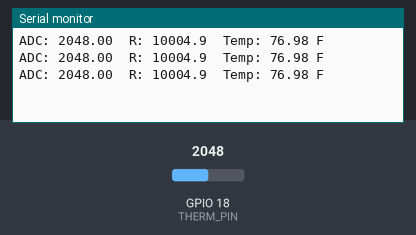
A program run on a simulated ESP32-S3. Parts: the last lines printed to the serial monitor. Inputs (shaded band) come from the test bench; at power-on: GPIO 18 (THERM_PIN) = 2048 (analog values on the 0–4095 scale).

Above: at 1.7 s.
1.8 s: GPIO 18 (THERM_PIN) set to 2866
At 2.7 s:
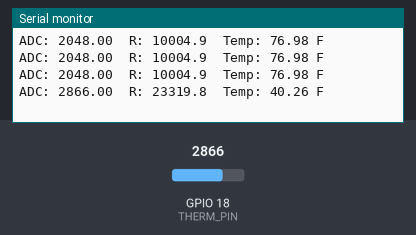
3.3 s: GPIO 18 (THERM_PIN) set to 3603
At 3.8 s:
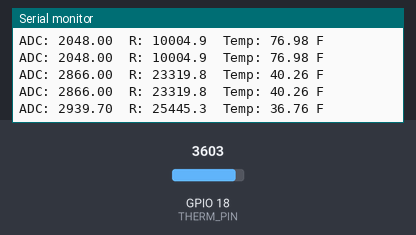
Timing chart, 0 to 6.3 s (numbered marks = the images above; inputs shaded):
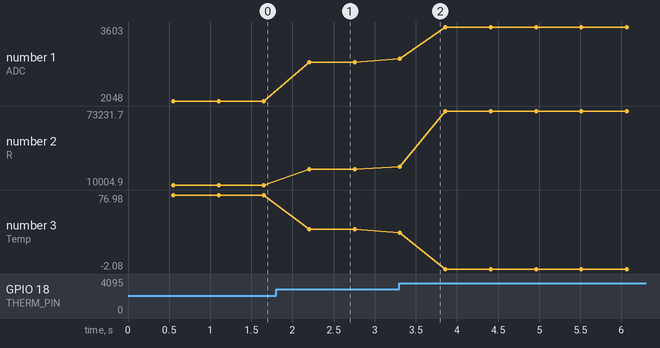

Measured:
- after the input at 1.8 s, the serial monitor: prints a new line after 0.41 s (image 1)
- after the input at 3.3 s, the serial monitor: prints a new line at once (image 2)
- plotted number 1: 2048 → 2866 after the input at 1.8 s, 2866 → 3603 after the input at 3.3 s
- plotted number 2: 10004.9 → 23319.8 after the input at 1.8 s, 23319.8 → 73231.7 after the input at 3.3 s
- plotted number 3: 76.98 → 40.26 after the input at 1.8 s, 40.26 → -2.08 after the input at 3.3 s

The program:

main.cpp
```cpp
#include <Arduino.h>

// Your A0 pin = GPIO18 (confirmed by testing)
const int THERM_PIN = 18;        // analog input pin

// Thermistor parameters
const float R_FIXED = 10000.0;    // 10k resistor to GND
const float R0      = 10000.0;   // 10k at 25°C
const float BETA    = 3435.0;    // Beta value
const float T0      = 298.15;    // 25°C in Kelvin

void setup() {
  Serial.begin(115200);
  delay(500);

  analogReadResolution(12);       // 0–4095
  analogSetAttenuation(ADC_11db); // 0–3.3V range
}

void loop() {
  const int samples = 10;
  long sum = 0;

  for (int i = 0; i < samples; i++) {
    sum += analogRead(THERM_PIN);
    delay(5);
  }

  float raw = sum / float(samples);

  // Convert ADC (0–4095) to voltage fraction
  float f = raw / 4095.0;

  // Avoid divide-by-zero / log issues
  if (f < 0.0001) f = 0.0001;
  if (f > 0.9999) f = 0.9999;

  // Divider: 3.3V --[R_FIXED]--+--[Thermistor]--GND (ADC at node)
  float R_therm = R_FIXED * f / (1.0 - f);

  // Beta equation
  float invT = (1.0 / T0) + (1.0 / BETA) * log(R_therm / R0);
  float T_K  = 1.0 / invT;
  float T_C  = T_K - 273.15;

  // C → F
  float T_F = (T_C * 9.0 / 5.0) + 32.0;

  // Print final temperature
  Serial.print("ADC: "); Serial.print(raw);
  Serial.print("  R: "); Serial.print(R_therm, 1);
  Serial.print("  Temp: "); Serial.print(T_F, 2);
  Serial.println(" F");

  delay(500);
}
```
